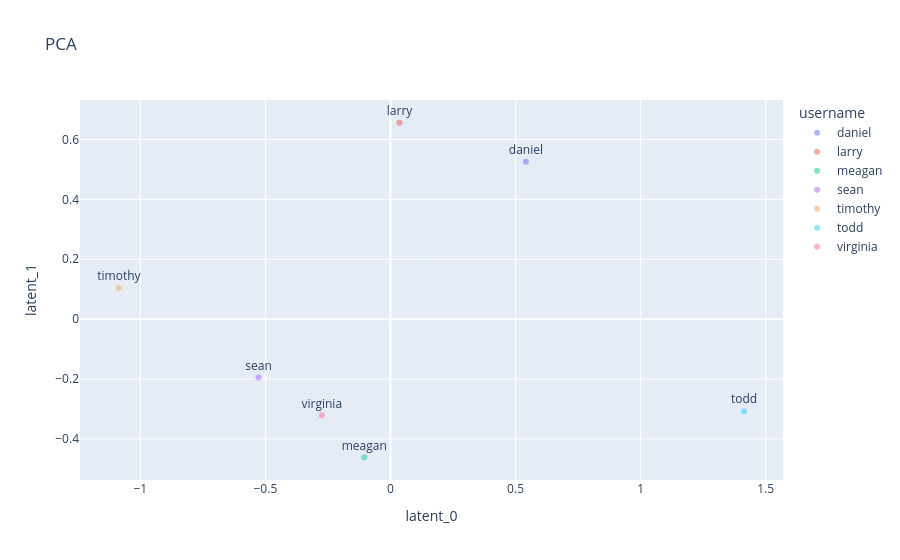

Notebook code for this chart:
### Markdown cell above
# Perform PCA

### Code cell
df_std_scaled = df.copy()
df_std_scaled[spoti.NUMERICAL_FEATURES] = StandardScaler().fit_transform(df_std_scaled[spoti.NUMERICAL_FEATURES])
df_std_scaled = df_std_scaled[spoti.NUMERICAL_FEATURES + ["username"]]
df_std_scaled.dropna(inplace=True)
df_std_scaled = df_std_scaled.groupby("username").mean().reset_index()

pca = PCA(n_components=2)
pca_result = pca.fit_transform(df_std_scaled[spoti.NUMERICAL_FEATURES].values)
df_std_scaled, latent_columns = dimensionality_reduction.add_latent_features(df_std_scaled, pca_result)
plotting.plot_latent_space(df_std_scaled, df_std_scaled["username"], df_std_scaled["username"], "PCA", latent_columns).show()

### Figure 1 — Plotly figure (JSON) as saved in the notebook; plotly's stock layout.template omitted (floating-point values rounded to 4 significant figures)
{"data": [{"hovertemplate": "username=%{text}<br>latent_0=%{x}<br>latent_1=%{y}<extra></extra>", "legendgroup": "daniel", "marker": {"color": "#636efa", "opacity": 0.5, "symbol": "circle"}, "mode": "markers+text", "name": "daniel", "orientation": "v", "showlegend": true, "text": ["daniel"], "textposition": "top center", "type": "scatter", "x": [0.5414], "xaxis": "x", "y": [0.5256], "yaxis": "y"}, {"hovertemplate": "username=%{text}<br>latent_0=%{x}<br>latent_1=%{y}<extra></extra>", "legendgroup": "larry", "marker": {"color": "#EF553B", "opacity": 0.5, "symbol": "circle"}, "mode": "markers+text", "name": "larry", "orientation": "v", "showlegend": true, "text": ["larry"], "textposition": "top center", "type": "scatter", "x": [0.03644], "xaxis": "x", "y": [0.6562], "yaxis": "y"}, {"hovertemplate": "username=%{text}<br>latent_0=%{x}<br>latent_1=%{y}<extra></extra>", "legendgroup": "meagan", "marker": {"color": "#00cc96", "opacity": 0.5, "symbol": "circle"}, "mode": "markers+text", "name": "meagan", "orientation": "v", "showlegend": true, "text": ["meagan"], "textposition": "top center", "type": "scatter", "x": [-0.1046], "xaxis": "x", "y": [-0.4614], "yaxis": "y"}, {"hovertemplate": "username=%{text}<br>latent_0=%{x}<br>latent_1=%{y}<extra></extra>", "legendgroup": "sean", "marker": {"color": "#ab63fa", "opacity": 0.5, "symbol": "circle"}, "mode": "markers+text", "name": "sean", "orientation": "v", "showlegend": true, "text": ["sean"], "textposition": "top center", "type": "scatter", "x": [-0.5272], "xaxis": "x", "y": [-0.1954], "yaxis": "y"}, {"hovertemplate": "username=%{text}<br>latent_0=%{x}<br>latent_1=%{y}<extra></extra>", "legendgroup": "timothy", "marker": {"color": "#FFA15A", "opacity": 0.5, "symbol": "circle"}, "mode": "markers+text", "name": "timothy", "orientation": "v", "showlegend": true, "text": ["timothy"], "textposition": "top center", "type": "scatter", "x": [-1.085], "xaxis": "x", "y": [0.1041], "yaxis": "y"}, {"hovertemplate": "username=%{text}<br>latent_0=%{x}<br>latent_1=%{y}<extra></extra>", "legendgroup": "todd", "marker": {"color": "#19d3f3", "opacity": 0.5, "symbol": "circle"}, "mode": "markers+text", "name": "todd", "orientation": "v", "showlegend": true, "text": ["todd"], "textposition": "top center", "type": "scatter", "x": [1.414], "xaxis": "x", "y": [-0.3077], "yaxis": "y"}, {"hovertemplate": "username=%{text}<br>latent_0=%{x}<br>latent_1=%{y}<extra></extra>", "legendgroup": "virginia", "marker": {"color": "#FF6692", "opacity": 0.5, "symbol": "circle"}, "mode": "markers+text", "name": "virginia", "orientation": "v", "showlegend": true, "text": ["virginia"], "textposition": "top center", "type": "scatter", "x": [-0.2743], "xaxis": "x", "y": [-0.3214], "yaxis": "y"}], "layout": {"legend": {"title": {"text": "username"}, "tracegroupgap": 0}, "title": {"text": "PCA"}, "xaxis": {"anchor": "y", "domain": [0, 1], "title": {"text": "latent_0"}}, "yaxis": {"anchor": "x", "domain": [0, 1], "title": {"text": "latent_1"}}}}
